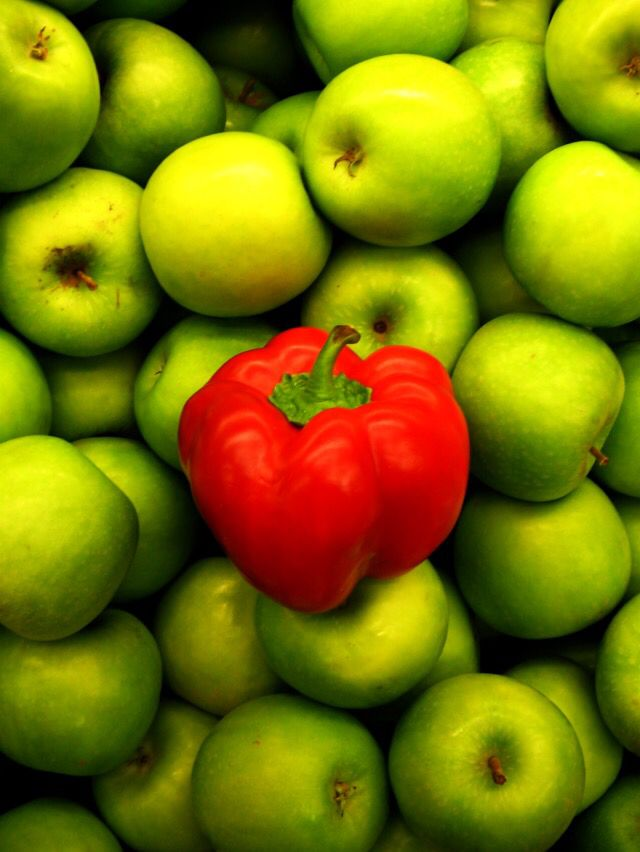
#> input picture task.jpg, 640 x 852 px
$ python Task.py
#> lines starting #> are read from the running program, lines starting #| are printed output that depends on the picture; after the words box and inside, x2 and y2 are one past the last pixel; in counts of white or black regions, pixels touching at a corner belong together
import cv2
import numpy as np
import matplotlib.pyplot as plt
from matplotlib import colors
from matplotlib.colors import hsv_to_rgb

image = cv2.imread('task.jpg')
#> image is the input picture: shape (852, 640, 3); mean B, G, R 4, 117.8, 122.2


image_rgb = cv2.cvtColor(image, cv2.COLOR_BGR2RGB)


image_hsv = cv2.cvtColor(image_rgb, cv2.COLOR_RGB2HSV)
#> image_hsv: shape (852, 640, 3); mean H, S, V 33.5, 244.3, 137.7


lower_purple = np.array([0, 220, 80])
upper_purple = np.array([15, 260, 260])

mask = cv2.inRange(image_hsv, lower_purple, upper_purple)
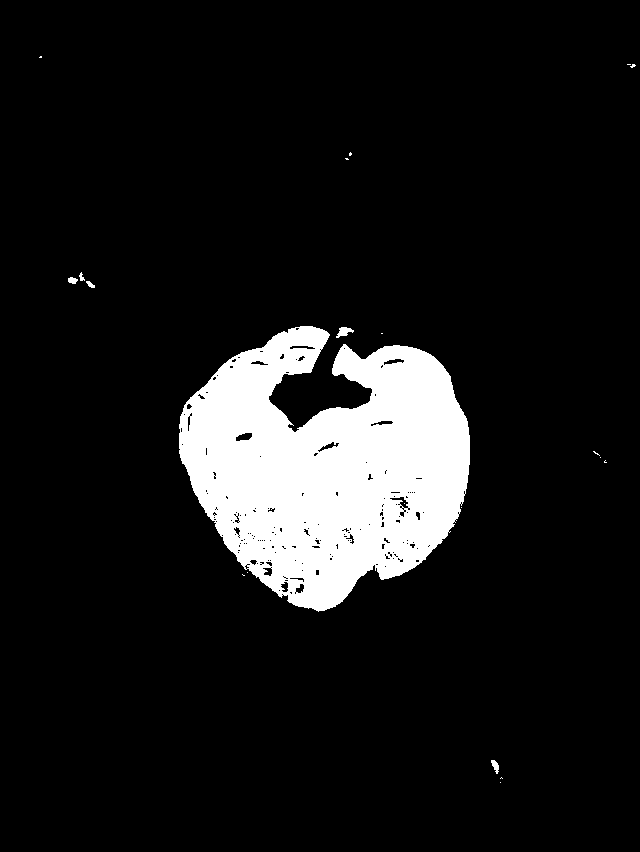
#> mask: shape (852, 640); 10.1% white; 21 white regions (15 under 20 px), largest, box (x1, y1, x2, y2) and area: (179, 326, 470, 612) 54670, (336, 327, 354, 338) 106, (491, 760, 499, 774) 65, (68, 277, 78, 284) 51, (86, 281, 95, 288) 36, (79, 272, 85, 281) 29

result = cv2.bitwise_and(image_rgb, image_rgb, mask=mask)
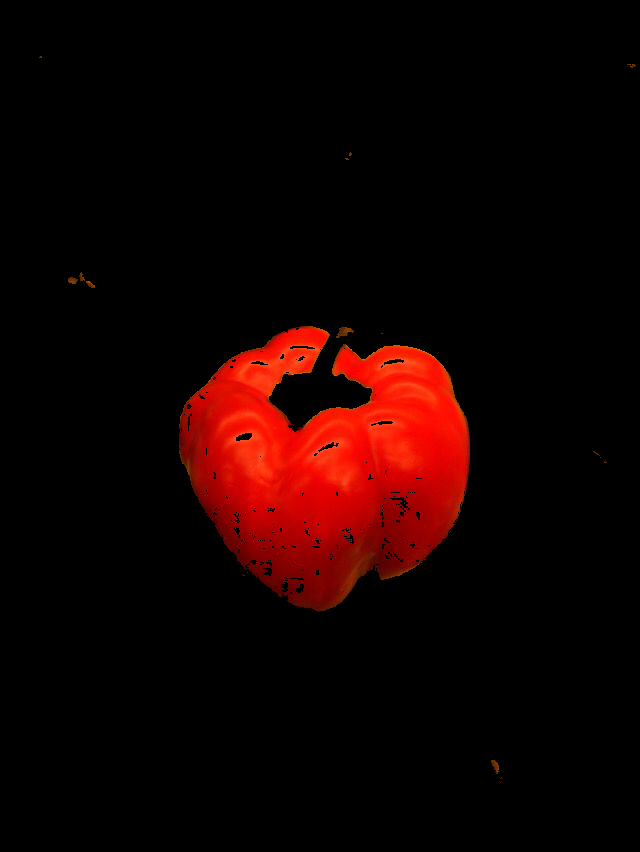
#> result: shape (852, 640, 3); mean R, G, B 20.3, 1.7, 0.4

plt.figure(figsize=(12, 6))
plt.subplot(1, 3, 1)
plt.imshow(image_rgb)
plt.title('Исходное изображение')

plt.subplot(1, 3, 2)
plt.imshow(mask, cmap='gray')
plt.title('Красная маска')

plt.subplot(1, 3, 3)
plt.imshow(result)
plt.title('Выделенный элемент')

r, g, b = cv2.split(image_hsv)
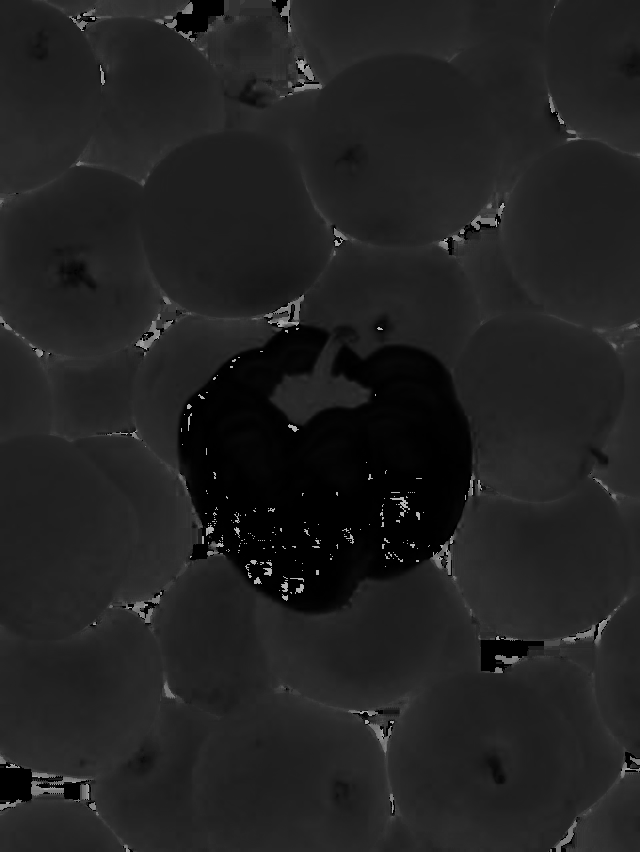
#> r: shape (852, 640); min 0, max 179, mean 33.5
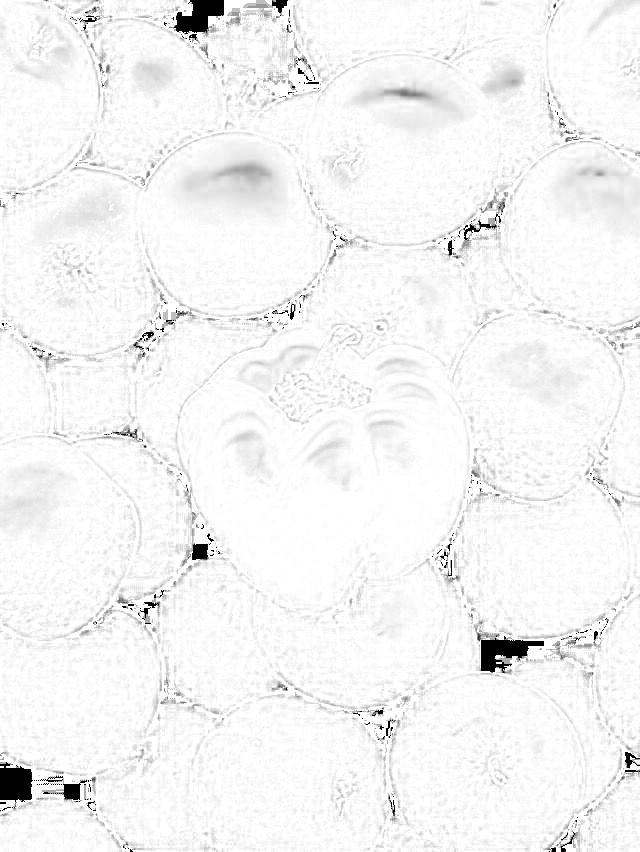
#> g: shape (852, 640); min 0, max 255, mean 244.3
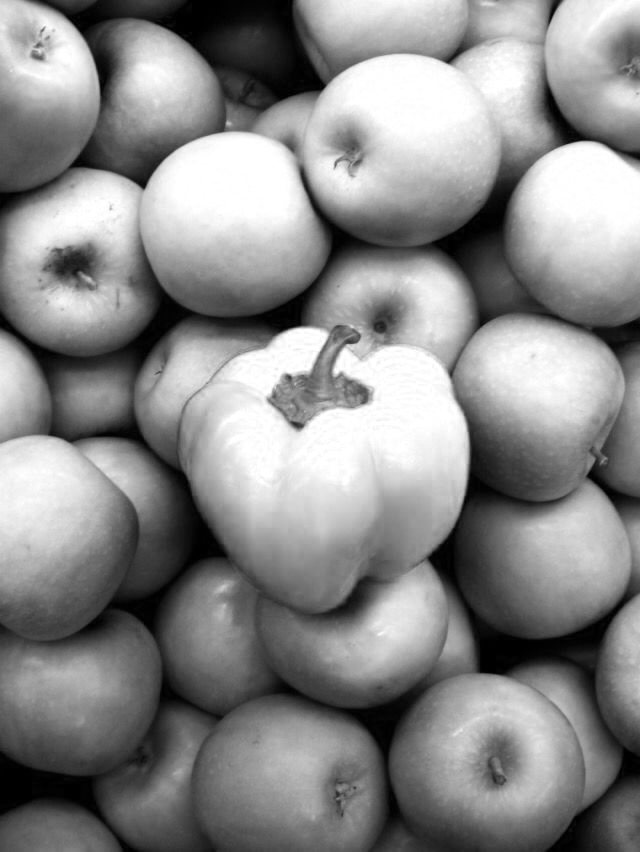
#> b: shape (852, 640); min 0, max 255, mean 137.7
fig = plt.figure()
axis = fig.add_subplot(1, 1, 1)
pixel_colors = image_rgb.reshape((np.shape(image_rgb)[0]*np.shape(image_rgb)[1], 3))
norm = colors.Normalize(vmin=-1.,vmax=1.)
norm.autoscale(pixel_colors)
pixel_colors = norm(pixel_colors).tolist()
#> pixel_colors = 545280 items
axis.scatter(r.flatten(), g.flatten(), facecolors=pixel_colors, marker=".")
axis.set_xlabel("Hue")
axis.set_ylabel("Value")
plt.show()
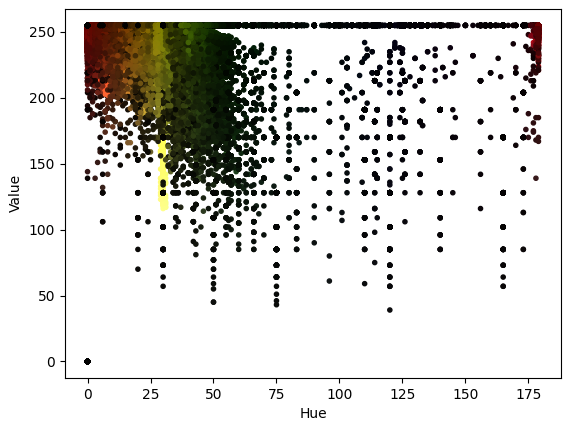
#> figure drawn by matplotlib, 1 panel
